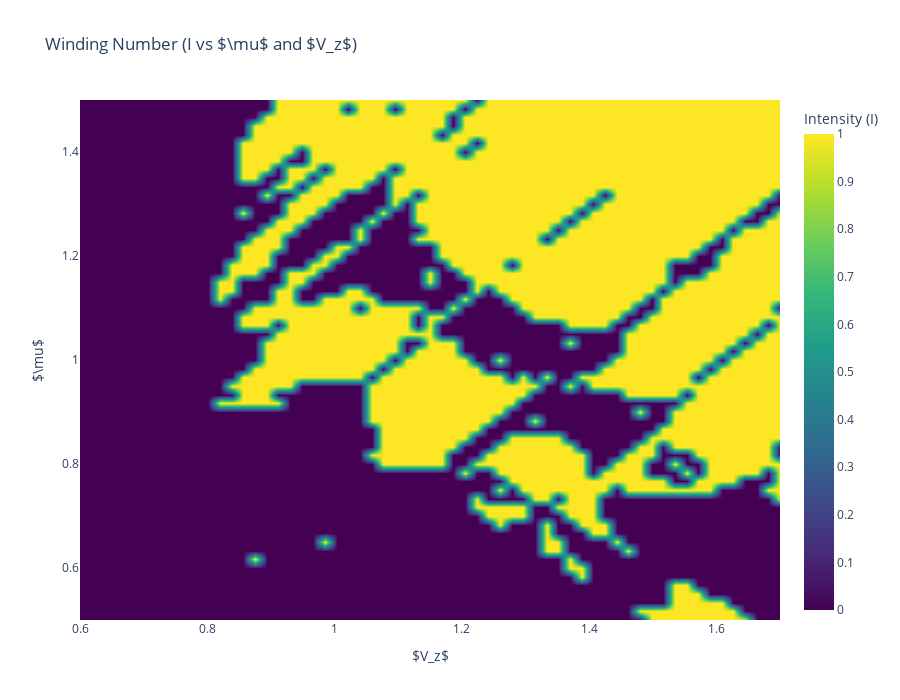

Here is the notebook cell this chart was saved with:
### Code cell
import numpy as np
import plotly.graph_objects as go

# Assuming pdi_arr and filter_pdi are already defined in your environment
mu = pdi_arr[:, 0]    # y-axis in the plot
V_z = pdi_arr[:, 1]   # x-axis in the plot
I = filter_pdi(pdi_arr[:, 2])  # z-axis (color)
#I = pdi_arr[:, 2]  # z-axis (color)

# Create the interactive Plotly heatmap/contour
fig = go.Figure(data=go.Contour(
    x=V_z,
    y=mu,
    z=I,
    colorscale='Viridis',  # Matches Matplotlib's 'viridis'
    ncontours=100,         # Matches the levels=100 argument
    line_width=0,          # Removes contour lines for a smooth heatmap look
    contours=dict(
        coloring='heatmap',
        showlines=False
    ),
    colorbar=dict(
        title='Intensity (I)'
    )
))

# Label axes and title
# Plotly naturally renders LaTeX enclosed in $ symbols
fig.update_layout(
    title='Winding Number (I vs $\\mu$ and $V_z$)',
    xaxis_title='$V_z$',
    yaxis_title='$\\mu$',
    width=900,
    height=700
)

fig.show()

### Figure 1 — Plotly figure (JSON) as saved in the notebook; plotly's stock layout.template omitted (floating-point values rounded to 4 significant figures; data arrays with more than 128 entries replaced by an {"elided": "..."} marker saying what was removed)
{"data": [{"colorbar": {"title": {"text": "Intensity (I)"}}, "colorscale": [[0, "#440154"], [0.1111, "#482878"], [0.2222, "#3e4989"], [0.3333, "#31688e"], [0.4444, "#26828e"], [0.5556, "#1f9e89"], [0.6667, "#35b779"], [0.7778, "#6ece58"], [0.8889, "#b5de2b"], [1, "#fde725"]], "contours": {"coloring": "heatmap", "showlines": false}, "line": {"width": 0}, "ncontours": 100, "type": "contour", "x": {"elided": "3721 float values"}, "y": {"elided": "3721 float values"}, "z": {"elided": "3721 float values"}}], "layout": {"height": 700, "title": {"text": "Winding Number (I vs $\\mu$ and $V_z$)"}, "width": 900, "xaxis": {"title": {"text": "$V_z$"}}, "yaxis": {"title": {"text": "$\\mu$"}}}}
